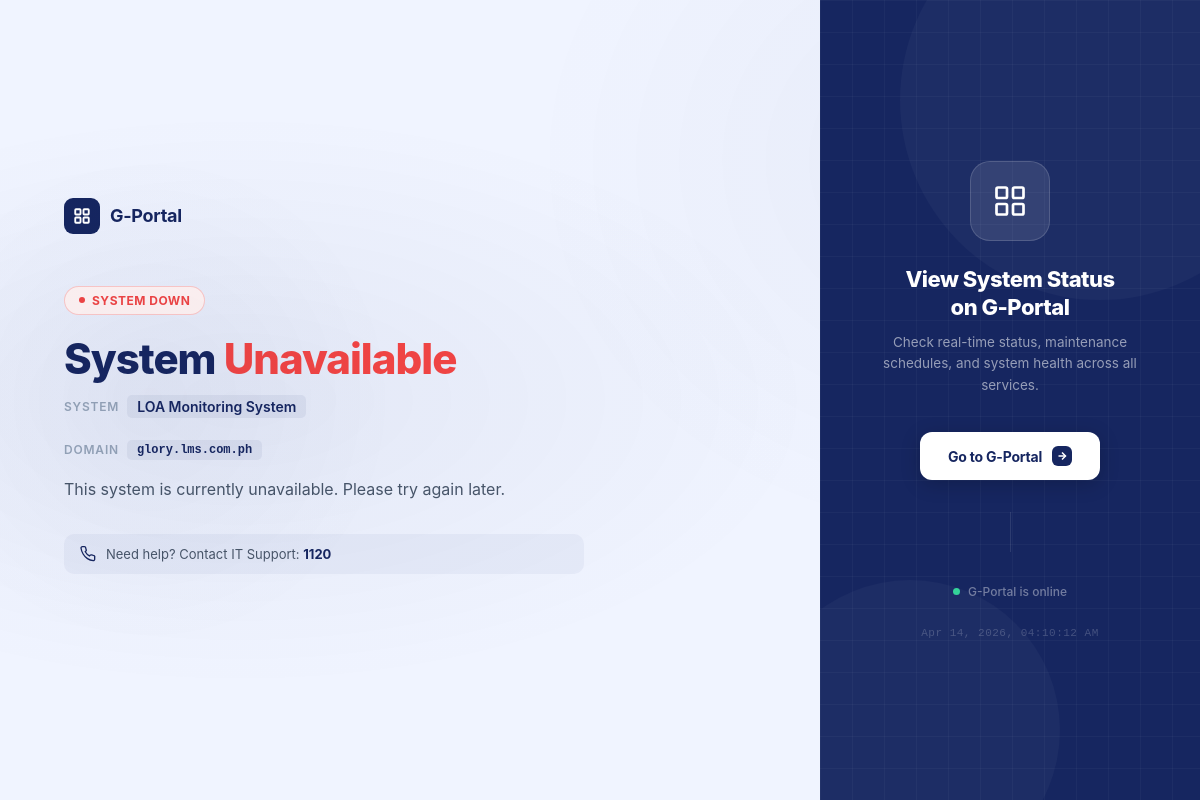
Screenshot of /pages/error_page.php?system_id=4 with the database file from the repository.
### tables this page shows
CREATE TABLE `systems` (
  `id` int(10) UNSIGNED NOT NULL,
  `name` varchar(255) NOT NULL,
  `category` varchar(100) NOT NULL DEFAULT 'Direct',
  `domain` varchar(255) NOT NULL,
  `network_type` varchar(5) NOT NULL DEFAULT 'https',
  `japanese_domain` varchar(255) DEFAULT NULL,
  `badge_url` varchar(500) DEFAULT NULL,
  `logo` varchar(255) DEFAULT NULL,
  `description` varchar(1000) DEFAULT NULL COMMENT 'System description (max 1000 chars)',
  `japanese_description` text DEFAULT NULL,
  `contact_number` varchar(50) DEFAULT '123',
  `status` enum('online','offline','maintenance','down','archived') DEFAULT 'online',
  `created_at` timestamp NOT NULL DEFAULT current_timestamp(),
  `updated_at` timestamp NOT NULL DEFAULT current_timestamp() ON UPDATE current_timestamp(),
  `exclude_health_check` tinyint(1) NOT NULL DEFAULT 0 COMMENT '1 = skip this system during automated health checks'
);

### pages/error_page.php (the view, shortened to what this page needs)
<?php
$type     = trim($_GET['type']       ?? '503');
$domain   = trim($_GET['domain']     ?? '');
$systemId = intval($_GET['system_id'] ?? 0);
$from     = trim($_GET['from'] ?? 'viewer');
$backUrl  = ($from === 'dashboard') ? 'dashboard.php' : 'viewer.php';
$backLabel = ($from === 'dashboard') ? 'Go to Dashboard' : 'Go to G-Portal';
$systemInfo      = null;
$conn = getDBConnection();
if ($systemId > 0) {
    $stmt = $conn->prepare("SELECT id, name, domain, contact_number, status FROM systems WHERE id = ? LIMIT 1");
    $stmt->bind_param("i", $systemId);
    $stmt->execute();
    $systemInfo = $stmt->get_result()->fetch_assoc();
} elseif (!empty($domain)) {
    $stmt = $conn->prepare("SELECT id, name, domain, contact_number, status FROM systems WHERE domain = ? LIMIT 1");
    $stmt->bind_param("s", $domain);
    $stmt->execute();
    $systemInfo = $stmt->get_result()->fetch_assoc();
    $stmt->close();
}
if ($systemInfo) {
    $systemId = $systemInfo['id'];
    $stmt = $conn->prepare("
        SELECT title, description, start_datetime, end_datetime, status
        FROM maintenance_schedules
        WHERE system_id = ?
          AND status IN ('Scheduled', 'In Progress')
          AND deleted_from_calendar = 0
        ORDER BY start_datetime ASC
        LIMIT 1
    ");
    $stmt->bind_param("i", $systemId);
    $stmt->execute();
    $maintenanceInfo = $stmt->get_result()->fetch_assoc();
    if (in_array($type, ['503', 'down', 'maintenance'])) {
        if ($systemInfo['status'] === 'maintenance' || $maintenanceInfo) {
            $type = 'maintenance';
        } elseif (in_array($systemInfo['status'], ['down', 'offline'])) {
            $type = 'down';
        }
    }
}
$errors = [
    '404' => [
        'code'    => '404',
        'label'   => 'Not Found',
        'title'   => 'Page Not Found',
        'message' => 'The page you\'re looking for doesn\'t exist or has been moved.',
        'color'   => '#6366f1',
        'bg'      => '#EEF2FF',
        'icon'    => 'search',
    ],
    '403' => [
        'code'    => '403',
        'label'   => 'Forbidden',
        'title'   => 'Access Denied',
        'message' => 'You don\'t have permission to access this page.',
        'color'   => '#f59e0b',
        'bg'      => '#FFFBEB',
        'icon'    => 'lock',
    ],
    '500' => [
        'code'    => '500',
        'label'   => 'Server Error',
        'title'   => 'Internal Server Error',
        'message' => 'Something went wrong on our end. Our team has been notified.',
        'color'   => '#ef4444',
        'bg'      => '#FEF2F2',
        'icon'    => 'alert',
    ],
    'down' => [
        'code'    => '',
        'label'   => 'System Down',
        'title'   => 'System Unavailable',
        'message' => 'This system is currently unavailable. Please try again later.',
        'color'   => '#ef4444',
        'bg'      => '#FEF2F2',
        'icon'    => 'offline',
    ],
    'maintenance' => [
        'code'    => '',
        'label'   => 'Under Maintenance',
        'title'   => 'System Under Maintenance',
        'message' => 'This system is currently undergoing scheduled maintenance.',
        'color'   => '#f59e0b',
        'bg'      => '#FFFBEB',
        'icon'    => 'maintenance',
    ],
    'offline' => [
        'code'    => '',
        'label'   => 'Offline',
        'title'   => 'System Offline',
        'message' => 'This system is currently offline.',
        'color'   => '#6b7280',
        'bg'      => '#F9FAFB',
        'icon'    => 'offline',
    ],
];
$errorConfig = $errors[$type] ?? [
    'code'    => '503',
    'label'   => 'Unavailable',
    'title'   => 'Service Unavailable',
    'message' => 'This service is temporarily unavailable. Please try again later.',
    'color'   => '#ef4444',
    'bg'      => '#FEF2F2',
    'icon'    => 'alert',
];
$systemName    = $systemInfo['name']           ?? ($domain ?: 'This System');
$displayDomain = trim($_GET['display_domain'] ?? '');
$systemDomain  = !empty($displayDomain) ? $displayDomain : ($systemInfo['domain'] ?? ($domain ?: '—'));
$contactNumber = $systemInfo['contact_number'] ?? null;
?>
<!DOCTYPE html>
<html lang="en">
<head>
    <link rel="stylesheet" href="../assets/css/error_page.css">
</head>
<body>
<div class="page">
    <div class="left-panel">
        <div class="gportal-mark">
            <div class="gportal-mark-icon">
            </div>
            <span class="gportal-mark-text">G-Portal</span>
        </div>
        <div class="error-badge">
            <span class="error-badge-dot"></span>
            <?= htmlspecialchars($errorConfig['label']) ?>
        </div>
        <h1 class="error-heading">
            <?php
                $words = explode(' ', $errorConfig['title']);
                $last  = array_pop($words);
                echo implode(' ', $words) . ' <span>' . htmlspecialchars($last) . '</span>';
            ?>
        </h1>
        <div class="system-name-row">
            <span class="system-name-label">System</span>
            <span class="system-name-value"><?= htmlspecialchars($systemName) ?></span>
        </div>
        <div class="system-name-row" style="margin-top: 6px;">
            <span class="system-name-label">Domain</span>
            <span class="system-name-value" style="font-size: 12px; font-family: 'Consolas', 'Courier New', monospace;">
                <?= htmlspecialchars($systemDomain) ?>
            </span>
        </div>
        <p class="error-message"><?= htmlspecialchars($errorConfig['message']) ?></p>
        <?php if ($contactNumber): ?>
        <div class="contact-row">
            <span class="contact-row-text">
                Need help? Contact IT Support: <strong><?= htmlspecialchars($contactNumber) ?></strong>
            </span>
        </div>
        <?php endif; ?>
    </div>
    <div class="right-panel">
        <div class="right-panel-grid"></div>
        <div class="right-content">
            <div class="right-icon-wrap">
            </div>
            <h2 class="right-heading">View System Status<br>on G-Portal</h2>
            <p class="right-sub">Check real-time status, maintenance schedules, and system health across all services.</p>
            <a href="<?= htmlspecialchars($backUrl) ?>" class="cta-btn">
                <?= htmlspecialchars($backLabel) ?>
                <span class="cta-btn-arrow">
                    <svg width="12" height="12" viewBox="0 0 24 24" fill="none" stroke="currentColor" stroke-width="3">
                        <line x1="5" y1="12" x2="19" y2="12"></line>
                        <polyline points="12 5 19 12 12 19"></polyline>
                    </svg>
                </span>
            </a>
            <div class="status-indicator">
                <span class="status-dot-live"></span>
                G-Portal is online
            </div>
            <div class="right-timestamp" id="timestamp"></div>
        </div>
    </div>
</div>
</body>
</html>

### rows the page displays
systems: status "SYSTEM DOWN", name "LOA Monitoring System", domain "glory.lms.com.ph", status "This system is currently unavailable. Please try again later.", contact_number "1120"

### other values shown
implode(' ', $words) "System"
$last "Unavailable"
$backLabel "Go to G-Portal"
